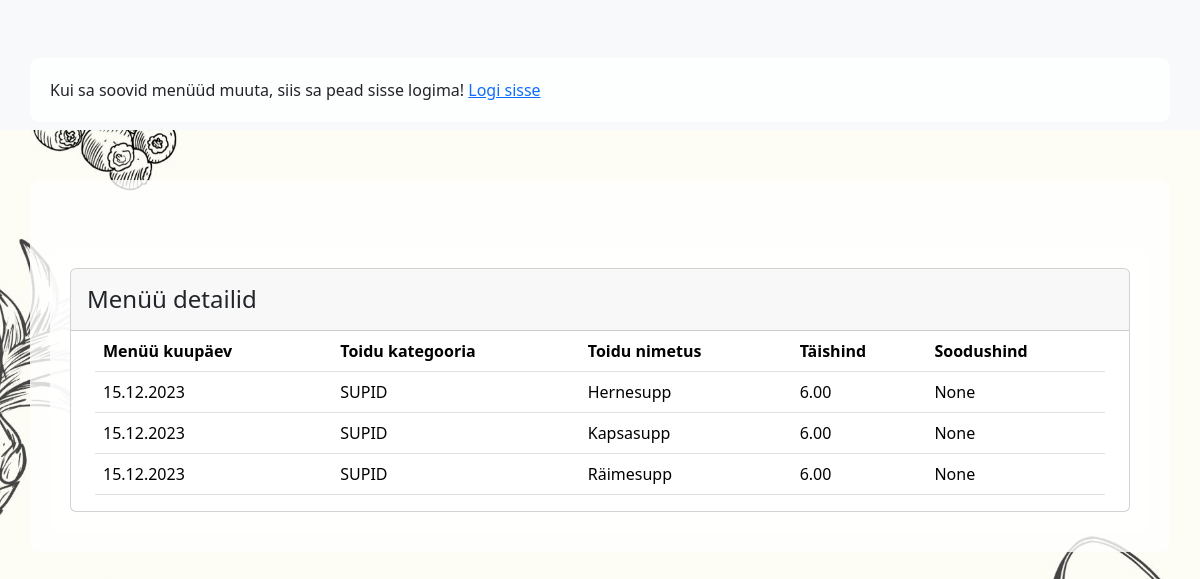
The app's page /app_admin/menu_detail/57/ with its own data.
### app_admin/models.py (models this page shows, shortened)
class Menu(models.Model):
    date = models.ForeignKey(Heading, on_delete=models.CASCADE)
    category = models.ForeignKey(Category, on_delete=models.CASCADE)
    class Meta:
        ordering = ['date', 'category']

class Heading(models.Model):
    date = models.DateField(blank=False, null=False, unique=True, verbose_name="Kuupäev")
    topic = models.CharField(max_length=100, null=True, blank=True, verbose_name="Teemapäev")
    chef = models.CharField(max_length=100, null=True, blank=True, verbose_name="Peakokk soovitab:")
    student = models.CharField(max_length=100, null=True, blank=True, verbose_name="Kes tegid:")
    class Meta:
        ordering = ['-date']
    def __str__(self):
        return f'{self.date.strftime("%d.%m.%Y")}'

class Category(models.Model):
    number = models.PositiveIntegerField(verbose_name="Number")
    name = models.CharField(max_length=255, unique=True, verbose_name="Uue kategooria nimetus")
    def __str__(self):
        return self.name

class MenuItem(models.Model):
    menu = models.ForeignKey(Menu, on_delete=models.CASCADE, related_name='menu_menuitem')
    food = models.CharField(max_length=255)
    full_price = models.DecimalField(max_digits=4, decimal_places=2, null=False, blank=True)
    half_price = models.DecimalField(max_digits=4, decimal_places=2, null=True, blank=True)
    show_in_menu = models.BooleanField(default=True)
    class Meta:
        ordering = ['menu']

### app_admin/views.py (the view)
# urls.py: path('menu_detail/<int:pk>/', views.MenuDetailView.as_view(), name='menu_detail'),
class MenuDetailView(DetailView):
    model = Menu
    template_name = 'app_admin/menu_detail.html'
    context_object_name = 'menu'

### app_admin/templates/app_admin/menu_detail.html
{% extends "base_admin.html" %}
{% block content %}
    <div class="container mt-5">
        <div class="col-auto mx-auto">
            <div class="card col-12 mx-auto">
                <div class="card-header">
                    <div class="card-title d-flex justify-content-between align-self-auto">
                        <h4 class="m-0 mt-2">Menüü detailid</h4>
                    </div>
                </div>
                <div class="table-body mx-4">
                    <table class="table table">
                        <thead>
                            <tr>
                                <th>Menüü kuupäev</th>
                                <th>Toidu kategooria</th>
                                <th>Toidu nimetus</th>
                                <th>Täishind</th>
                                <th>Soodushind</th>
                            </tr>
                        </thead>
                        <tbody>
                            {% for menu_item in menu.menu_menuitem.all %}
                                <tr>
                                    <td>{{ menu.date }}</td>
                                    <td>{{ menu.category }}</td>
                                    <td>{{ menu_item.food }}</td>
                                    <td>{{ menu_item.full_price }}</td>
                                    <td>{{ menu_item.half_price }}</td>
                                </tr>
                            {% endfor %}
                        </tbody>
                    </table>
                </div>
            </div>
        </div>
    </div>
{% endblock %}

### records on screen
MenuItem: food "Hernesupp", full_price "6.00", half_price "None"
Menu: date "15.12.2023", category "SUPID"
MenuItem: food "Kapsasupp", full_price "6.00", half_price "None"
MenuItem: food "Räimesupp", full_price "6.00", half_price "None"
